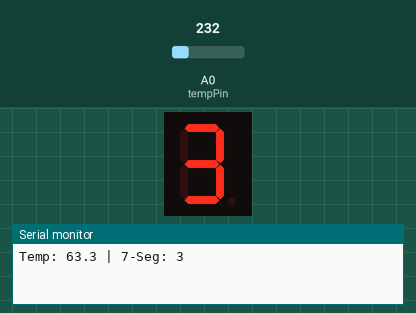
Simulated run of this sketch. Board: Arduino Uno R4 WiFi. Parts: 1-digit seven-segment display, the last lines printed to the serial monitor. Wiring (inferred from the names in the program): 1-digit 7-segment display, segments lit when HIGH: segments D2, D3, D4, D5, D6, D7, D8. The test bench sets the inputs (shaded band); at power-on: A0 (tempPin) = 232. WiFi joins after 1.5 s; servers stay silent unless stated; no MQTT or app messages arrive unless stated; the segment pins are drawn as the display they are named for.

Above: at 3.7 s.
3.8 s: A0 (tempPin) set to 250
At 5.0 s:
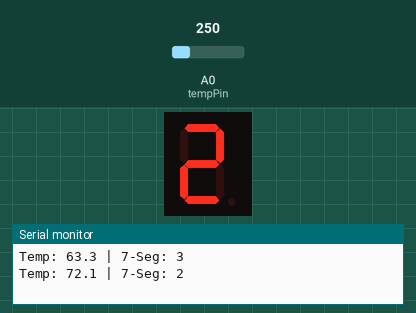
6.5 s: A0 (tempPin) set to 266
At 7.7 s:
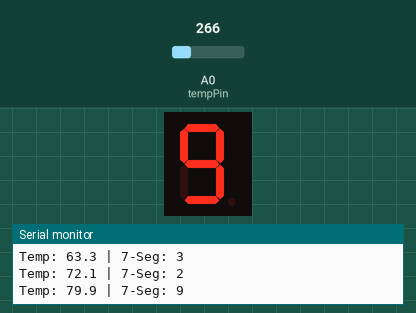
9.2 s: A0 (tempPin) set to 290
At 11.9 s:
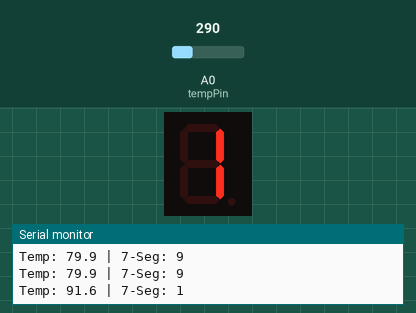
Timing chart, 0 to 13.4 s (numbered marks = the images above; inputs shaded):
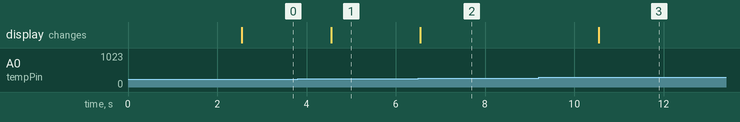

Measured:
- after the input at 3.8 s, the display: changes after 0.75 s (image 1)
- after the input at 6.5 s, the display: changes after 0.05 s (image 2)
- after the input at 9.2 s, the display: changes after 1.4 s (image 3)

The sketch:

Combo04_Temp_To_7Seg_And_Pub.ino
```cpp
/*
 * [โจทย์ประยุกต์ Combo 04] Temp Sensor (A0) -> แสดงเลขบน 7-Segment (2..8) + ส่ง MQTT Publish
 * - แสดงเลขหลักหน่วยของอุณหภูมิ (เช่น 28 C โชว์เลข 8) หรือแบ่งระดับ 0-9 บน 7-Segment
 */
#include <WiFiS3.h>
#include <MQTTClient.h>

const char WIFI_SSID[]      = "68070141";
const char WIFI_PASSWORD[]  = "nano9753";
const char MQTT_BROKER[]    = "phycom.it.kmitl.ac.th";
const int  MQTT_PORT        = 1883;
const char MQTT_CLIENT_ID[] = "UnoR4_68070141_C04";

const int tempPin    = A0;
const int segPins[7] = {2, 3, 4, 5, 6, 7, 8};

const int num_array[10][7] = {
  {1, 1, 1, 1, 1, 1, 0}, // 0
  {0, 1, 1, 0, 0, 0, 0}, // 1
  {1, 1, 0, 1, 1, 0, 1}, // 2
  {1, 1, 1, 1, 0, 0, 1}, // 3
  {0, 1, 1, 0, 0, 1, 1}, // 4
  {1, 0, 1, 1, 0, 1, 1}, // 5
  {1, 0, 1, 1, 1, 1, 1}, // 6
  {1, 1, 1, 0, 0, 0, 0}, // 7
  {1, 1, 1, 1, 1, 1, 1}, // 8
  {1, 1, 1, 1, 0, 1, 1}  // 9
};

WiFiClient network;
MQTTClient mqtt(256);
unsigned long lastPublishTime = 0;

void displayDigit(int digit) {
  if (digit < 0 || digit > 9) return;
  for (int i = 0; i < 7; i++) digitalWrite(segPins[i], num_array[digit][i]);
}

void connectToWiFiAndMQTT() {
  while (WiFi.status() != WL_CONNECTED) { WiFi.begin(WIFI_SSID, WIFI_PASSWORD); delay(1000); }
  while (!mqtt.connect(MQTT_CLIENT_ID)) { delay(500); }
}

void setup() {
  Serial.begin(9600);
  for (int i = 0; i < 7; i++) pinMode(segPins[i], OUTPUT);
  mqtt.begin(MQTT_BROKER, MQTT_PORT, network);
  connectToWiFiAndMQTT();
}

void loop() {
  mqtt.loop();
  if (!mqtt.connected()) connectToWiFiAndMQTT();

  if (millis() - lastPublishTime >= 2000) {
    lastPublishTime = millis();

    int raw = analogRead(tempPin);
    float voltage = raw * (5.0 / 1024.0);
    float tempC = (voltage - 0.5) * 100.0;

    // เอาหลักหน่วยของอุณหภูมิมาแสดงบน 7-Segment (เช่น 28.4 -> แสดงเลข 8)
    int onesDigit = ((int)tempC) % 10;
    if (onesDigit < 0) onesDigit = 0;
    displayDigit(onesDigit);

    mqtt.publish("68070141/temp", String(tempC, 1));
    Serial.println("Temp: " + String(tempC, 1) + " | 7-Seg: " + String(onesDigit));
  }
}
```
